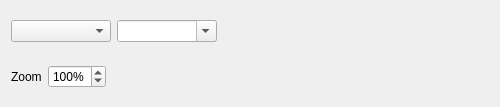
<?xml version="1.0" encoding="UTF-8"?>
<ui version="4.0">
 <class>toolbars</class>
 <widget class="QWidget" name="toolbars">
  <property name="geometry">
   <rect>
    <x>0</x>
    <y>0</y>
    <width>500</width>
    <height>107</height>
   </rect>
  </property>
  <layout class="QVBoxLayout" name="verticalLayout">
   <item>
    <widget class="QWidget" name="layer_toolbar" native="true">
     <layout class="QHBoxLayout" name="horizontalLayout">
      <property name="leftMargin">
       <number>0</number>
      </property>
      <property name="topMargin">
       <number>0</number>
      </property>
      <property name="rightMargin">
       <number>0</number>
      </property>
      <property name="bottomMargin">
       <number>0</number>
      </property>
      <item>
       <widget class="QComboBox" name="cmb_layer">
        <property name="minimumSize">
         <size>
          <width>100</width>
          <height>0</height>
         </size>
        </property>
       </widget>
      </item>
      <item>
       <widget class="QComboBox" name="cmb_player">
        <property name="minimumSize">
         <size>
          <width>100</width>
          <height>0</height>
         </size>
        </property>
        <property name="inputMethodHints">
         <set>Qt::ImhDigitsOnly</set>
        </property>
        <property name="editable">
         <bool>true</bool>
        </property>
       </widget>
      </item>
      <item>
       <spacer name="horizontalSpacer">
        <property name="orientation">
         <enum>Qt::Horizontal</enum>
        </property>
        <property name="sizeHint" stdset="0">
         <size>
          <width>0</width>
          <height>0</height>
         </size>
        </property>
       </spacer>
      </item>
     </layout>
    </widget>
   </item>
   <item>
    <widget class="QWidget" name="zoom_toolbar" native="true">
     <layout class="QHBoxLayout" name="horizontalLayout_2">
      <property name="leftMargin">
       <number>0</number>
      </property>
      <property name="topMargin">
       <number>0</number>
      </property>
      <property name="rightMargin">
       <number>0</number>
      </property>
      <property name="bottomMargin">
       <number>0</number>
      </property>
      <item>
       <widget class="QLabel" name="label">
        <property name="text">
         <string>Zoom</string>
        </property>
       </widget>
      </item>
      <item>
       <widget class="QSpinBox" name="spn_zoom">
        <property name="accelerated">
         <bool>true</bool>
        </property>
        <property name="correctionMode">
         <enum>QAbstractSpinBox::CorrectToNearestValue</enum>
        </property>
        <property name="suffix">
         <string notr="true">%</string>
        </property>
        <property name="minimum">
         <number>20</number>
        </property>
        <property name="maximum">
         <number>300</number>
        </property>
        <property name="singleStep">
         <number>5</number>
        </property>
        <property name="value">
         <number>100</number>
        </property>
       </widget>
      </item>
      <item>
       <spacer name="horizontalSpacer_2">
        <property name="orientation">
         <enum>Qt::Horizontal</enum>
        </property>
        <property name="sizeHint" stdset="0">
         <size>
          <width>0</width>
          <height>0</height>
         </size>
        </property>
       </spacer>
      </item>
     </layout>
    </widget>
   </item>
  </layout>
 </widget>
 <resources/>
 <connections/>
</ui>
